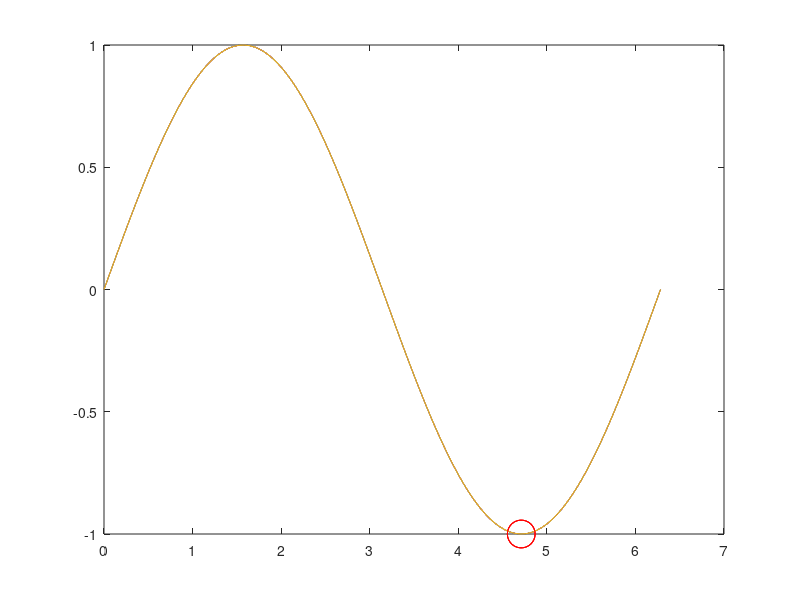

Reproduce this figure in MATLAB.
f = @ sin;
minOfFunc = fminbnd(f, 0, 2*pi);



%%
g = @(x) sin(x);
Data.x = linspace(0, 2*pi, 1000);
Data.y = g(Data.x);
[minVal, minInd] = min(Data.y);
xMin = Data.x(minInd);
yMin = Data.y(minInd);
plot(Data.x, Data.y);
hold on ;
plot(xMin, yMin, 'or', 'markersize',20);

%%
g = @(x) sin(x);
Data2.x = linspace(0, 2*pi, 50000);    % be khatere baze 2000 ta meghdar h amotafavet khahad bood va nazdiktarin meghdar b -1 entekhab khahad shod
Data2.y = g(Data2.x);
[minVal2, minInd2] = min(Data2.y);
xMin2 = Data2.x(minInd2);
yMin2 = Data2.y(minInd2);
plot(Data2.x, Data2.y);
hold on ;
plot(xMin, yMin, 'or', 'markersize',20);

%%
g = @(x) sin(x);
Data3.x = linspace(0, 2*pi, 100);
Data3.y = g(Data3.x);
[minVal3, minInd3] = min(Data3.y);
xMin3 = Data3.x(minInd3);
yMin3 = Data3.y(minInd3);
plot(Data3.x, Data3.y);
hold on ;
plot(xMin, yMin, 'or', 'markersize',20);